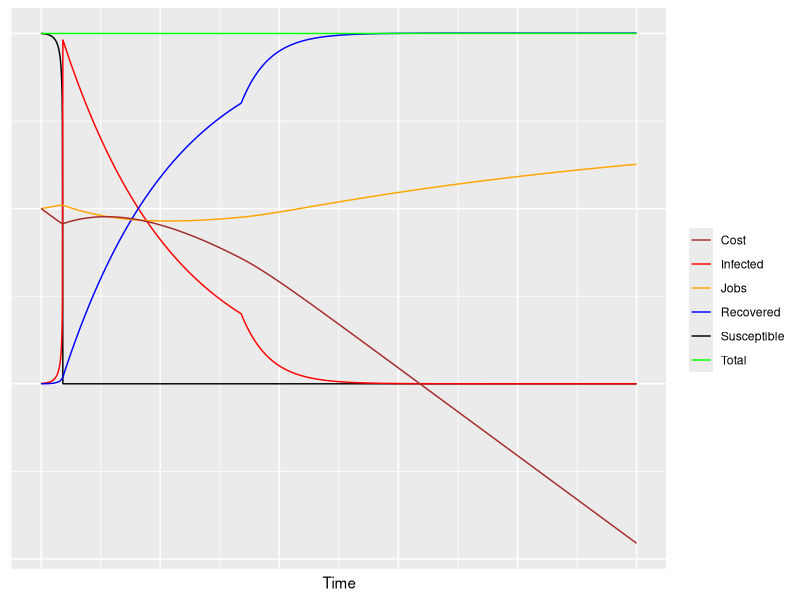

R code for this plot:

#Created on Mon Jul 16 23:21:01 2018

#MIT License
#Copyright (c) 2020 Octavio Gonzalez-Lugo 

#Permission is hereby granted, free of charge, to any person obtaining a copy
#of this software and associated documentation files (the "Software"), to deal
#in the Software without restriction, including without limitation the rights
#to use, copy, modify, merge, publish, distribute, sublicense, and/or sell
#copies of the Software, and to permit persons to whom the Software is
#furnished to do so, subject to the following conditions:
#The above copyright notice and this permission notice shall be included in all
#copies or substantial portions of the Software.
#THE SOFTWARE IS PROVIDED "AS IS", WITHOUT WARRANTY OF ANY KIND, EXPRESS OR
#IMPLIED, INCLUDING BUT NOT LIMITED TO THE WARRANTIES OF MERCHANTABILITY,
#FITNESS FOR A PARTICULAR PURPOSE AND NONINFRINGEMENT. IN NO EVENT SHALL THE
#AUTHORS OR COPYRIGHT HOLDERS BE LIABLE FOR ANY CLAIM, DAMAGES OR OTHER
#LIABILITY, WHETHER IN AN ACTION OF CONTRACT, TORT OR OTHERWISE, ARISING FROM,
#OUT OF OR IN CONNECTION WITH THE SOFTWARE OR THE USE OR OTHER DEALINGS IN THE
#SOFTWARE.
#@author: Octavio Gonzalez-Lugo

###############################################################################
# Loading packages 
###############################################################################

library(deSolve)
library(ggplot2)

###############################################################################
# General Functions
###############################################################################

sigmoidalRate<-function(MaxValue,MaxPopulation,CurrentPopulation){
  #Transforms a rate to a sigmoidal function 
  #MaxValue              -> max value to be returned 
  #CurrentPopulation     -> Current population, value to be evaluated in the sigmoidal function 
  #MaxPopulation         -> Normalization factor 
  popRatio=10*(CurrentPopulation/MaxPopulation)
  MaxValue*(1/(1+exp(-popRatio+5)))
}

hardThreshold<-function(MaxValue,MaxPopulation,CurrentPopulation){
  #Generate a picewise rate function 
  #MaxValue              -> max value to be returned 
  #CurrentPopulation     -> Current population 
  #MaxPopulation         -> Normalization factor 
  popRatio=CurrentPopulation/MaxPopulation
  if(popRatio<0.2){
    MaxValue
  }
  else{
    MaxValue*0.25
  }
}

solveModel<- function(Model,InitialConditions,ModelParameters,ColumnNames){
  #Solves numerically an ODE system model 
  #Model             -> function, Model to be solved
  #InitialConditions -> list, Initial conditions for the ODE system 
  #ModelParameters   -> list, Parameters of the ODE model 
  times <- seq(0, 25, by = 0.01)
  out <- ode(InitialConditions,times,Model,ModelParameters)
  ModelData<-data.frame(out)
  colnames(ModelData)<-ColumnNames
  ModelData
}

###############################################################################
# Visualization functions
###############################################################################

makeInfectionPlot<-function(modelData){
  #Returns a ggplot object 
  #modelData -> dataframe with the integration results of an epidemics model 
  modelPlot<-ggplot(data=modelData,aes(x=Time,y=Susceptible,color="Susceptible"))+geom_line()+
    geom_line(aes(y=Infected,color="Infected"))+
    geom_line(aes(y=Recovered,color="Recovered"))+
    geom_line(aes(y=Total,color="Total"))+
    scale_color_manual(values=c("Susceptible"="black","Infected"="red","Recovered"="blue","Total"="green"))+
    labs(color=" ")+
    theme(axis.title.y = element_blank(),axis.text.y = element_blank(),axis.ticks.y = element_blank(),axis.text.x = element_blank(),axis.ticks.x = element_blank())
  show(modelPlot)
}

makeMergedPlot<-function(modelData){
  #Returns a ggplot object 
  #modelData -> dataframe with the integration results of an epidemics model 
  modelPlot<-ggplot(data=modelData,aes(x=Time,y=Susceptible,color="Susceptible"))+geom_line()+
    geom_line(aes(y=Infected,color="Infected"))+
    geom_line(aes(y=Recovered,color="Recovered"))+
    geom_line(aes(y=Total,color="Total"))+
    geom_line(aes(y=Jobs,color="Jobs"))+
    scale_color_manual(values=c("Susceptible"="black","Infected"="red","Recovered"="blue","Total"="green","Jobs"="orange"))+
    labs(color=" ")+
    theme(axis.title.y = element_blank(),axis.text.y = element_blank(),axis.ticks.y = element_blank(),axis.text.x = element_blank(),axis.ticks.x = element_blank())
  show(modelPlot)
}

makeMergedCostPlot<-function(modelData){
  #Returns a ggplot object 
  #modelData -> dataframe with the integration results of an epidemics model 
  modelPlot<-ggplot(data=modelData,aes(x=Time,y=Susceptible,color="Susceptible"))+geom_line()+
    geom_line(aes(y=Infected,color="Infected"))+
    geom_line(aes(y=Recovered,color="Recovered"))+
    geom_line(aes(y=Total,color="Total"))+
    geom_line(aes(y=Jobs,color="Jobs"))+
    geom_line(aes(y=Cost,color="Cost"))+
    scale_color_manual(values=c("Susceptible"="black","Infected"="red","Recovered"="blue","Total"="green","Jobs"="orange","Cost"="brown"))+
    labs(color=" ")+
    theme(axis.title.y = element_blank(),axis.text.y = element_blank(),axis.ticks.y = element_blank(),axis.text.x = element_blank(),axis.ticks.x = element_blank())
  show(modelPlot)
}

###############################################################################
# Infection model.  
###############################################################################

SIRSDNLR <- function(t,Y,params){
  #Modified SIR model, takes into account loss of immunity and demographic factors
  #Modification of the infection rate into a sigmoidal responce function 
  #of the infected population 
  #Modification of the recovery rate, hard threshold of resource avaliability 
  #function of the infected population
  #t      -> integration time value 
  #Y      -> list Values for the function to be evaluated 
  #params -> Parameters of the ODE system model 
  with(as.list(c(Y,params)),{
    dSdt=-sigmoidalRate(be,Y[4],Y[2])*Y[2]*Y[1]+de*Y[3]+nu*Y[4]-mu*Y[1]
    dIdt=sigmoidalRate(be,Y[4],Y[2])*Y[2]*Y[1]-hardThreshold(ga,Y[4],Y[2])*Y[2]-mu*Y[2]
    dRdt=hardThreshold(ga,Y[4],Y[2])*Y[2]-de*Y[3]-mu*Y[3]
    dNdt=0
    list(c(dSdt,dIdt,dRdt,dNdt))
  })
}

params <- c(be=0.8,ga=0.85,de=0.425,nu=4.0,mu=4.0)
Y <- c(1000,1,0,1000)
columnNames<-c("Time","Susceptible","Infected","Recovered","Total")

SIRSDNLRData<-solveModel(SIRSDNLR,Y,params,columnNames)

#makeInfectionPlot(SIRSDNLRData)

###############################################################################
# Merged model.  
###############################################################################


mergedModelInfR <- function(t,Y,params){
  #Modified SIR model, takes into account loss of immunity and demographic factors
  #Modification of the infection rate into a sigmoidal responce function 
  #of the infected population 
  #Modification of the recovery rate, hard threshold of resource avaliability 
  #function of the infected population
  #t      -> integration time value 
  #Y      -> list Values for the function to be evaluated 
  #params -> Parameters of the ODE system model 
  with(as.list(c(Y,params)),{
    dSdt=-sigmoidalRate(be,Y[4],Y[2])*Y[2]*Y[1]+de*Y[3]+nu*Y[4]-mu*Y[1]
    dIdt=sigmoidalRate(be,Y[4],Y[2])*Y[2]*Y[1]-ga*Y[2]-mu*Y[2]
    dRdt=ga*Y[2]-de*Y[3]-mu*Y[3]
    dNdt=0
    dJdt=-u4*Y[5]+u5*0.5*(Y[1]+Y[3])
    list(c(dSdt,dIdt,dRdt,dNdt,dJdt))
  })
}

params <- c(be=0.8,ga=0.85,de=0,nu=0,mu=0,u4=0.05,u5=0.075)
Y <- c(1000,1,0,1000,500)
columnNames<-c("Time","Susceptible","Infected","Recovered","Total","Jobs")

mergedData<-solveModel(mergedModelInfR,Y,params,columnNames)
#makeMergedPlot(mergedData)

###############################################################################
# Merged model.  
###############################################################################

mergedModel <- function(t,Y,params){
  #Modified SIR model, takes into account loss of immunity and demographic factors
  #Modification of the infection rate into a sigmoidal responce function 
  #of the infected population 
  #Modification of the recovery rate, hard threshold of resource avaliability 
  #function of the infected population
  #t      -> integration time value 
  #Y      -> list Values for the function to be evaluated 
  #params -> Parameters of the ODE system model 
  with(as.list(c(Y,params)),{
    dSdt=-sigmoidalRate(be,Y[4],Y[2])*Y[2]*Y[1]+de*Y[3]+nu*Y[4]-mu*Y[1]
    dIdt=sigmoidalRate(be,Y[4],Y[2])*Y[2]*Y[1]-hardThreshold(ga,Y[4],Y[2])*Y[2]-mu*Y[2]
    dRdt=hardThreshold(ga,Y[4],Y[2])*Y[2]-de*Y[3]-mu*Y[3]
    dNdt=0
    dJdt=-u4*Y[5]+u5*0.5*(Y[1]+Y[3])
    list(c(dSdt,dIdt,dRdt,dNdt,dJdt))
  })
}

params <- c(be=0.8,ga=0.85,de=0.0,nu=0,mu=0,u4=0.05,u5=0.075)
Y <- c(1000,1,0,1000,500)
columnNames<-c("Time","Susceptible","Infected","Recovered","Total","Jobs")

mergedData<-solveModel(mergedModel,Y,params,columnNames)
#makeMergedPlot(mergedData)


###############################################################################
# Merged model.  
###############################################################################

mergedCostModel <- function(t,Y,params){
  #Modified SIR model, takes into account loss of immunity and demographic factors
  #Modification of the infection rate into a sigmoidal responce function 
  #of the infected population 
  #Modification of the recovery rate, hard threshold of resource avaliability 
  #function of the infected population
  #t      -> integration time value 
  #Y      -> list Values for the function to be evaluated 
  #params -> Parameters of the ODE system model 
  with(as.list(c(Y,params)),{
    dSdt=-sigmoidalRate(be,Y[4],Y[2])*Y[2]*Y[1]+de*Y[3]+nu*Y[4]-mu*Y[1]
    dIdt=sigmoidalRate(be,Y[4],Y[2])*Y[2]*Y[1]-hardThreshold(ga,Y[4],Y[2])*Y[2]-mu*Y[2]
    dRdt=hardThreshold(ga,Y[4],Y[2])*Y[2]-de*Y[3]-mu*Y[3]
    dNdt=0
    dJdt=-u1*Y[5]+u2*0.5*(Y[1]+Y[3])
    dCdt=c1*Y[2]-c2*0.5*(Y[1]+Y[3])
    list(c(dSdt,dIdt,dRdt,dNdt,dJdt,dCdt))
  })
}

params <- c(be=0.8,ga=0.85,de=0,nu=0,mu=0,u1=0.05,u2=0.075,c1=0.025,c2=0.1)
Y <- c(1000,1,0,1000,500,500)
columnNames<-c("Time","Susceptible","Infected","Recovered","Total","Jobs","Cost")

mergedData<-solveModel(mergedCostModel,Y,params,columnNames)
makeMergedCostPlot(mergedData)
